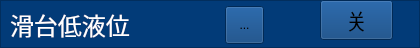
      <widget class="QFrame" name="frame_24">
       <property name="geometry">
        <rect>
         <x>0</x>
         <y>238</y>
         <width>420</width>
         <height>48</height>
        </rect>
       </property>
       <property name="styleSheet">
        <string notr="true">background-color: rgb(2, 59, 120);</string>
       </property>
       <property name="frameShape">
        <enum>QFrame::StyledPanel</enum>
       </property>
       <property name="frameShadow">
        <enum>QFrame::Raised</enum>
       </property>
       <widget class="QLabel" name="label_100">
        <property name="geometry">
         <rect>
          <x>10</x>
          <y>10</y>
          <width>211</width>
          <height>30</height>
         </rect>
        </property>
        <property name="font">
         <font>
          <family>微软雅黑</family>
          <pointsize>18</pointsize>
         </font>
        </property>
        <property name="styleSheet">
         <string notr="true">color: rgb(255, 255, 255);</string>
        </property>
        <property name="text">
         <string>滑台低液位</string>
        </property>
       </widget>
       <widget class="QToolButton" name="toolButton_htdyw">
        <property name="geometry">
         <rect>
          <x>225</x>
          <y>6</y>
          <width>39</width>
          <height>38</height>
         </rect>
        </property>
        <property name="text">
         <string>...</string>
        </property>
        <property name="icon">
         <iconset>
          <normaloff>gct_ied_green.png</normaloff>gct_ied_green.png</iconset>
        </property>
        <property name="iconSize">
         <size>
          <width>32</width>
          <height>32</height>
         </size>
        </property>
       </widget>
       <widget class="QToolButton" name="toolButton_htdywchain">
        <property name="geometry">
         <rect>
          <x>320</x>
          <y>0</y>
          <width>73</width>
          <height>40</height>
         </rect>
        </property>
        <property name="font">
         <font>
          <family>微软雅黑</family>
          <pointsize>16</pointsize>
         </font>
        </property>
        <property name="text">
         <string>关</string>
        </property>
        <property name="icon">
         <iconset>
          <normaloff>yb_on.png</normaloff>yb_on.png</iconset>
        </property>
        <property name="iconSize">
         <size>
          <width>66</width>
          <height>48</height>
         </size>
        </property>
       </widget>
      </widget>
